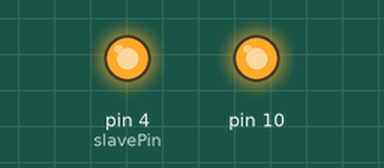
This sketch was run on a simulated Arduino Uno, built with avr-gcc and run on an emulated ATmega328P. On the bench: output pins drawn as LEDs (lit = HIGH). What the sketch prints to the serial monitor is not drawn.

Above: at 0.1 s.
Timing chart, 0 to 1.6 s (numbered marks = the images above):
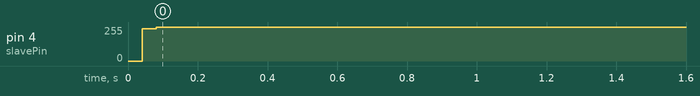

Measured:
- by itself, pin 4 (slavePin): 0/255 → 255/255 at 0.04 s

The sketch:

dac81408_example.ino
```cpp
#include <DAC81408.h>

#define slavePin 4

DAC81408 DAC;

void setup() {
  Serial.begin(9600);
  Serial.println("DAC81408 example");

  // Initialize DAC and set 1.0V on channel 0
  DAC.init(slavePin);
  DAC.set(0, 1);

  Serial.println("Finished");
}

void loop() {
}
```
